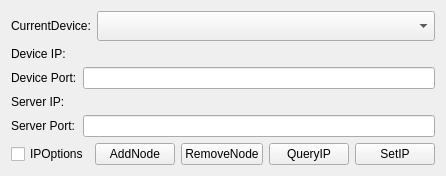
<?xml version="1.0" encoding="UTF-8"?>
<ui version="4.0">
 <class>MatrixLidarOptions</class>
 <widget class="QWidget" name="MatrixLidarOptions">
  <property name="geometry">
   <rect>
    <x>0</x>
    <y>0</y>
    <width>435</width>
    <height>175</height>
   </rect>
  </property>
  <property name="windowTitle">
   <string>MatrixLidarOptions</string>
  </property>
  <layout class="QVBoxLayout" name="verticalLayout">
   <item>
    <layout class="QHBoxLayout" name="horizontalLayout_2">
     <item>
      <widget class="QLabel" name="label">
       <property name="maximumSize">
        <size>
         <width>80</width>
         <height>16777215</height>
        </size>
       </property>
       <property name="text">
        <string>CurrentDevice:</string>
       </property>
      </widget>
     </item>
     <item>
      <widget class="QComboBox" name="cb_devices">
       <property name="minimumSize">
        <size>
         <width>200</width>
         <height>30</height>
        </size>
       </property>
      </widget>
     </item>
    </layout>
   </item>
   <item>
    <layout class="QGridLayout" name="gridLayout">
     <item row="0" column="0">
      <widget class="QLabel" name="lb_device_ip">
       <property name="text">
        <string>Device IP:</string>
       </property>
      </widget>
     </item>
     <item row="0" column="1">
      <widget class="ys_scene::IPAddressWidget" name="w_device_ip" native="true"/>
     </item>
     <item row="1" column="0">
      <widget class="QLabel" name="lb_device_port">
       <property name="text">
        <string>Device Port:</string>
       </property>
      </widget>
     </item>
     <item row="1" column="1">
      <widget class="QLineEdit" name="le_device_port"/>
     </item>
     <item row="2" column="0">
      <widget class="QLabel" name="lb_server_ip">
       <property name="text">
        <string>Server IP:</string>
       </property>
      </widget>
     </item>
     <item row="2" column="1">
      <widget class="ys_scene::IPAddressWidget" name="w_server_ip" native="true"/>
     </item>
     <item row="3" column="0">
      <widget class="QLabel" name="lb_server_port">
       <property name="text">
        <string>Server Port:</string>
       </property>
      </widget>
     </item>
     <item row="3" column="1">
      <widget class="QLineEdit" name="le_server_port"/>
     </item>
    </layout>
   </item>
   <item>
    <layout class="QHBoxLayout" name="horizontalLayout">
     <item>
      <spacer name="horizontalSpacer">
       <property name="orientation">
        <enum>Qt::Orientation::Horizontal</enum>
       </property>
       <property name="sizeHint" stdset="0">
        <size>
         <width>13</width>
         <height>20</height>
        </size>
       </property>
      </spacer>
     </item>
     <item>
      <widget class="QCheckBox" name="cb_ip_optioins">
       <property name="text">
        <string>IPOptions</string>
       </property>
      </widget>
     </item>
     <item>
      <widget class="QPushButton" name="pb_add_node">
       <property name="text">
        <string>AddNode</string>
       </property>
      </widget>
     </item>
     <item>
      <widget class="QPushButton" name="pb_remove_node">
       <property name="text">
        <string>RemoveNode</string>
       </property>
      </widget>
     </item>
     <item>
      <widget class="QPushButton" name="pb_query_ip">
       <property name="text">
        <string>QueryIP</string>
       </property>
      </widget>
     </item>
     <item>
      <widget class="QPushButton" name="pb_set_ip">
       <property name="text">
        <string>SetIP</string>
       </property>
      </widget>
     </item>
    </layout>
   </item>
  </layout>
 </widget>
 <customwidgets>
  <customwidget>
   <class>ys_scene::IPAddressWidget</class>
   <extends>QWidget</extends>
   <header>ip_address/ipaddress_widget.h</header>
   <container>1</container>
  </customwidget>
 </customwidgets>
 <resources/>
 <connections/>
</ui>
